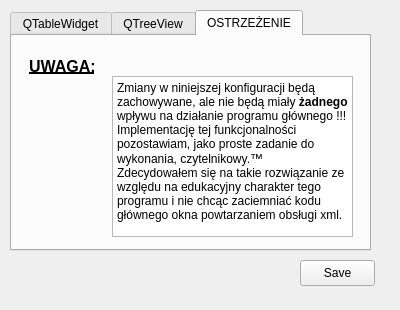
<ui version="4.0" >
 <class>ConfigWindow</class>
 <widget class="QWidget" name="ConfigWindow" >
  <property name="geometry" >
   <rect>
    <x>0</x>
    <y>0</y>
    <width>400</width>
    <height>310</height>
   </rect>
  </property>
  <property name="windowTitle" >
   <string>Config</string>
  </property>
  <widget class="QPushButton" name="btn_save" >
   <property name="geometry" >
    <rect>
     <x>300</x>
     <y>260</y>
     <width>75</width>
     <height>26</height>
    </rect>
   </property>
   <property name="text" >
    <string>Save</string>
   </property>
  </widget>
  <widget class="QTabWidget" name="tabWidget" >
   <property name="geometry" >
    <rect>
     <x>10</x>
     <y>10</y>
     <width>361</width>
     <height>241</height>
    </rect>
   </property>
   <property name="toolTip" >
    <string>&lt;html>&lt;head>&lt;meta name="qrichtext" content="1" />&lt;style type="text/css">
p, li { white-space: pre-wrap; }
&lt;/style>&lt;/head>&lt;body style=" font-family:'Sans Serif'; font-size:9pt; font-weight:400; font-style:normal;">
&lt;p style="-qt-paragraph-type:empty; margin-top:0px; margin-bottom:0px; margin-left:0px; margin-right:0px; -qt-block-indent:0; text-indent:0px;">&lt;/p>&lt;/body>&lt;/html></string>
   </property>
   <property name="whatsThis" >
    <string>&lt;html>&lt;head>&lt;meta name="qrichtext" content="1" />&lt;style type="text/css">
p, li { white-space: pre-wrap; }
&lt;/style>&lt;/head>&lt;body style=" font-family:'Sans Serif'; font-size:9pt; font-weight:400; font-style:normal;">
&lt;p style=" margin-top:0px; margin-bottom:0px; margin-left:0px; margin-right:0px; -qt-block-indent:0; text-indent:0px;">prezentacja w widoku tabeli oparta na QTableWidget (&lt;span style=" font-style:italic;">Item-Based&lt;/span>)&lt;/p>
&lt;p style=" margin-top:0px; margin-bottom:0px; margin-left:0px; margin-right:0px; -qt-block-indent:0; text-indent:0px;">&lt;span style=" font-weight:600;">ORAZ&lt;/span>&lt;/p>
&lt;p style=" margin-top:0px; margin-bottom:0px; margin-left:0px; margin-right:0px; -qt-block-indent:0; text-indent:0px;">prezentacja w widoku drzewa oparta na QTreeView (&lt;span style=" font-style:italic;">Model-Based&lt;/span>)&lt;/p>&lt;/body>&lt;/html></string>
   </property>
   <property name="currentIndex" >
    <number>2</number>
   </property>
   <widget class="QWidget" name="tab" >
    <attribute name="title" >
     <string>QTableWidget</string>
    </attribute>
    <widget class="QTableWidget" name="tableWidget" >
     <property name="geometry" >
      <rect>
       <x>10</x>
       <y>11</y>
       <width>301</width>
       <height>191</height>
      </rect>
     </property>
    </widget>
    <widget class="QToolButton" name="btn_table_add" >
     <property name="geometry" >
      <rect>
       <x>320</x>
       <y>170</y>
       <width>28</width>
       <height>25</height>
      </rect>
     </property>
     <property name="toolTip" >
      <string>&lt;html>&lt;head>&lt;meta name="qrichtext" content="1" />&lt;style type="text/css">
p, li { white-space: pre-wrap; }
&lt;/style>&lt;/head>&lt;body style=" font-family:'Sans Serif'; font-size:9pt; font-weight:400; font-style:normal;">
&lt;p style=" margin-top:0px; margin-bottom:0px; margin-left:0px; margin-right:0px; -qt-block-indent:0; text-indent:0px;">Dodaje wiersz&lt;/p>&lt;/body>&lt;/html></string>
     </property>
     <property name="text" >
      <string>Add</string>
     </property>
    </widget>
    <widget class="QToolButton" name="btn_table_del" >
     <property name="geometry" >
      <rect>
       <x>320</x>
       <y>140</y>
       <width>28</width>
       <height>25</height>
      </rect>
     </property>
     <property name="toolTip" >
      <string>&lt;html>&lt;head>&lt;meta name="qrichtext" content="1" />&lt;style type="text/css">
p, li { white-space: pre-wrap; }
&lt;/style>&lt;/head>&lt;body style=" font-family:'Sans Serif'; font-size:9pt; font-weight:400; font-style:normal;">
&lt;p style=" margin-top:0px; margin-bottom:0px; margin-left:0px; margin-right:0px; -qt-block-indent:0; text-indent:0px;">Usuwa wiersz&lt;/p>&lt;/body>&lt;/html></string>
     </property>
     <property name="text" >
      <string>Del</string>
     </property>
    </widget>
   </widget>
   <widget class="QWidget" name="tab_2" >
    <attribute name="title" >
     <string>QTreeView</string>
    </attribute>
    <attribute name="toolTip" >
     <string>Model Based</string>
    </attribute>
    <widget class="QTreeView" name="treeView" >
     <property name="geometry" >
      <rect>
       <x>10</x>
       <y>10</y>
       <width>331</width>
       <height>192</height>
      </rect>
     </property>
    </widget>
   </widget>
   <widget class="QWidget" name="tab_3" >
    <attribute name="title" >
     <string>OSTRZEŻENIE</string>
    </attribute>
    <widget class="QLabel" name="label" >
     <property name="geometry" >
      <rect>
       <x>17</x>
       <y>20</y>
       <width>65</width>
       <height>20</height>
      </rect>
     </property>
     <property name="font" >
      <font>
       <pointsize>12</pointsize>
       <weight>75</weight>
       <bold>true</bold>
       <underline>true</underline>
      </font>
     </property>
     <property name="text" >
      <string>UWAGA:</string>
     </property>
    </widget>
    <widget class="QTextBrowser" name="textBrowser" >
     <property name="geometry" >
      <rect>
       <x>100</x>
       <y>40</y>
       <width>241</width>
       <height>161</height>
      </rect>
     </property>
     <property name="html" >
      <string>&lt;html>&lt;head>&lt;meta name="qrichtext" content="1" />&lt;style type="text/css">
p, li { white-space: pre-wrap; }
&lt;/style>&lt;/head>&lt;body style=" font-family:'Sans Serif'; font-size:9pt; font-weight:400; font-style:normal;">
&lt;p style=" margin-top:0px; margin-bottom:0px; margin-left:0px; margin-right:0px; -qt-block-indent:0; text-indent:0px; font-family:'Sans Serif';">Zmiany w niniejszej konfiguracji będą zachowywane, ale nie będą miały&lt;span style=" font-weight:600;"> żadnego &lt;/span>wpływu na działanie programu głównego !!!&lt;/p>
&lt;p>&lt;/p>
&lt;p style=" margin-top:0px; margin-bottom:0px; margin-left:0px; margin-right:0px; -qt-block-indent:0; text-indent:0px; font-family:'Sans Serif';">Implementację tej funkcjonalności pozostawiam, jako proste zadanie do wykonania, czytelnikowy.&lt;span style=" font-size:10pt;">™&lt;/span>&lt;/p>
&lt;p>&lt;/p>
&lt;p style=" margin-top:0px; margin-bottom:0px; margin-left:0px; margin-right:0px; -qt-block-indent:0; text-indent:0px; font-family:'Sans Serif';">Zdecydowałem się na takie rozwiązanie ze względu na edukacyjny charakter tego programu i nie chcąc zaciemniać kodu głównego okna powtarzaniem obsługi xml.&lt;/p>&lt;/body>&lt;/html></string>
     </property>
    </widget>
   </widget>
  </widget>
 </widget>
 <resources/>
 <connections/>
</ui>
